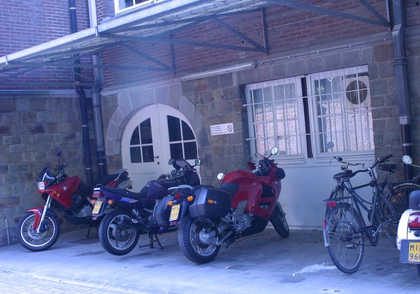
%> input picture Project4/bikes1.ppm, 420 x 294 px, shrunk from 1000 x 700 before the run
$ octave part2.m   (GNU Octave 9; MATLAB toolbox functions it lacks are replaced by stand-ins)
%> lines starting %> are read from the running program, lines starting %| are printed output that depends on the picture
### Project4/my_extractFeatures_a.m
function [extracted_features] = my_extractFeatures_a(image, detected_pts)
%UNTITLED Summary of this function goes here
%   Detailed explanation goes here

image = rgb2gray(image);

pts_size = size(detected_pts);
extracted_features = zeros(pts_size(1), 25);

image = padarray(image, [2 2], 0, 'both');

for i = 1:pts_size(1)
    x = detected_pts(i, 1) + 2;
    y = detected_pts(i, 2) + 2;
    neighbors = image(y - 2:y + 2, x - 2:x + 2);
    extracted_features(i, :) = reshape(neighbors, 1, 25);
end
end

### Project4/part2.m
clc

im_a = imread('bikes1.ppm');
%> im_a is the input picture: size 294x420x3 uint8; mean R, G, B 94.9, 105.1, 151.6
im_gray = rgb2gray(im_a);
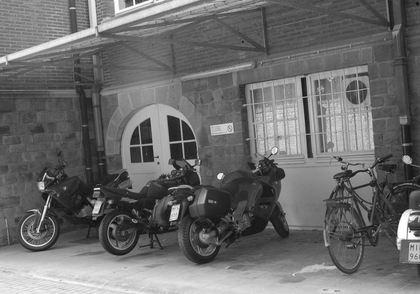
%> im_gray: size 294x420 uint8; min 14, max 255, mean 107.3
points = detectFASTFeatures(im_gray);
%> points = 293 points; strongest (x, y): (99, 189), (46, 175), (95, 190), (179, 207), (169, 117)
locs_a = uint32(points.selectStrongest(100).Location);
%> locs_a = 100 rows, first 12: [99 189; 46 175; 95 190; 179 207; 169 117; 171 189; 411 215; 171 219; 416 236; 223 175; 192 198; 221 174]
descriptors_a = my_extractFeatures_a(im_a, locs_a);
%> in my_extractFeatures_a, `pts_size = size(detected_pts);`: pts_size = [100 2]
%> in my_extractFeatures_a, `extracted_features = zeros(pts_size(1), 25);`: extracted_features: size 100x25 double; every value is 0
%> in my_extractFeatures_a, `image = padarray(image, [2 2], 0, 'both');`:
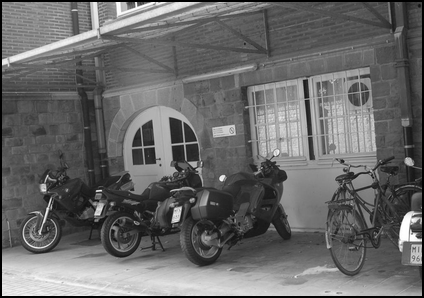
%> image: size 298x424 uint8; min 0, max 255, mean 104.9
%> the loop in my_extractFeatures_a, `for i = 1:pts_size(1)` made 100 passes
%> (x, y) on passes 1 to 12: (101, 191), (48, 177), (97, 192), (181, 209), (171, 119), (173, 191), (413, 217), (173, 221), (418, 238), (225, 177), (194, 200), (223, 176)
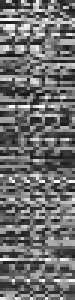
%> descriptors_a: size 100x25 double (shown 3 times larger); min 17, max 255, mean 110.4

im_a2 = imread('bikes2.ppm');
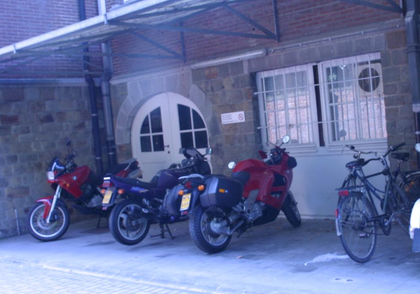
%> input picture Project4/bikes2.ppm, 420 x 294 px, shrunk from 1000 x 700 before the run
%> im_a2 is the input picture: size 294x420x3 uint8; mean R, G, B 97.4, 108.4, 155.6
im_gray = rgb2gray(im_a2);
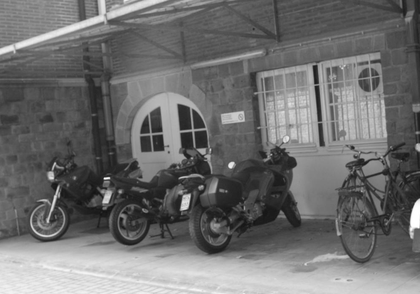
%> im_gray: size 294x420 uint8; min 20, max 255, mean 110.5
points = detectFASTFeatures(im_gray);
%> points = 185 points; strongest (x, y): (105, 179), (109, 179), (190, 196), (231, 168), (55, 165)
locs_a2 = uint32(points.selectStrongest(100).Location);
%> locs_a2 = 100 rows, first 12: [105 179; 109 179; 190 196; 231 168; 55 165; 203 187; 234 163; 179 106; 53 179; 180 179; 200 188; 182 209]
%> (the run ends here)
